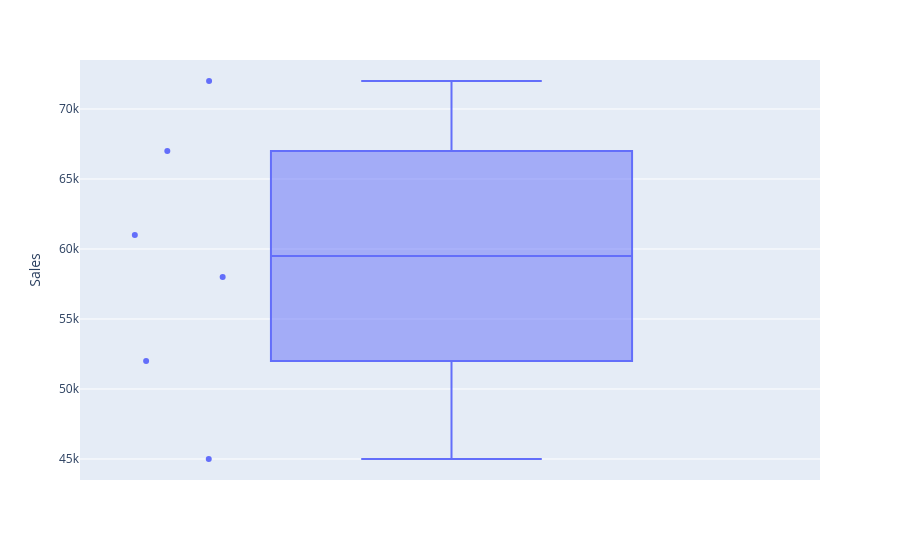

The cell this chart's notebook holds for it:
### Markdown cell above
### Box Plot

### Code cell
fig = px.box(
    sales_data,
    y="Sales",
    points="all"
)

fig.show()

### Figure 1 — Plotly figure (JSON) as saved in the notebook; plotly's stock layout.template omitted (floating-point values rounded to 4 significant figures)
{"data": [{"alignmentgroup": "True", "boxpoints": "all", "hovertemplate": "Sales=%{y}<extra></extra>", "legendgroup": "", "marker": {"color": "#636efa"}, "name": "", "notched": false, "offsetgroup": "", "orientation": "v", "showlegend": false, "type": "box", "x0": " ", "xaxis": "x", "y": [45000, 52000, 61000, 58000, 67000, 72000], "y0": " ", "yaxis": "y"}], "layout": {"boxmode": "group", "legend": {"tracegroupgap": 0}, "margin": {"t": 60}, "xaxis": {"anchor": "y", "domain": [0, 1]}, "yaxis": {"anchor": "x", "domain": [0, 1], "title": {"text": "Sales"}}}}
